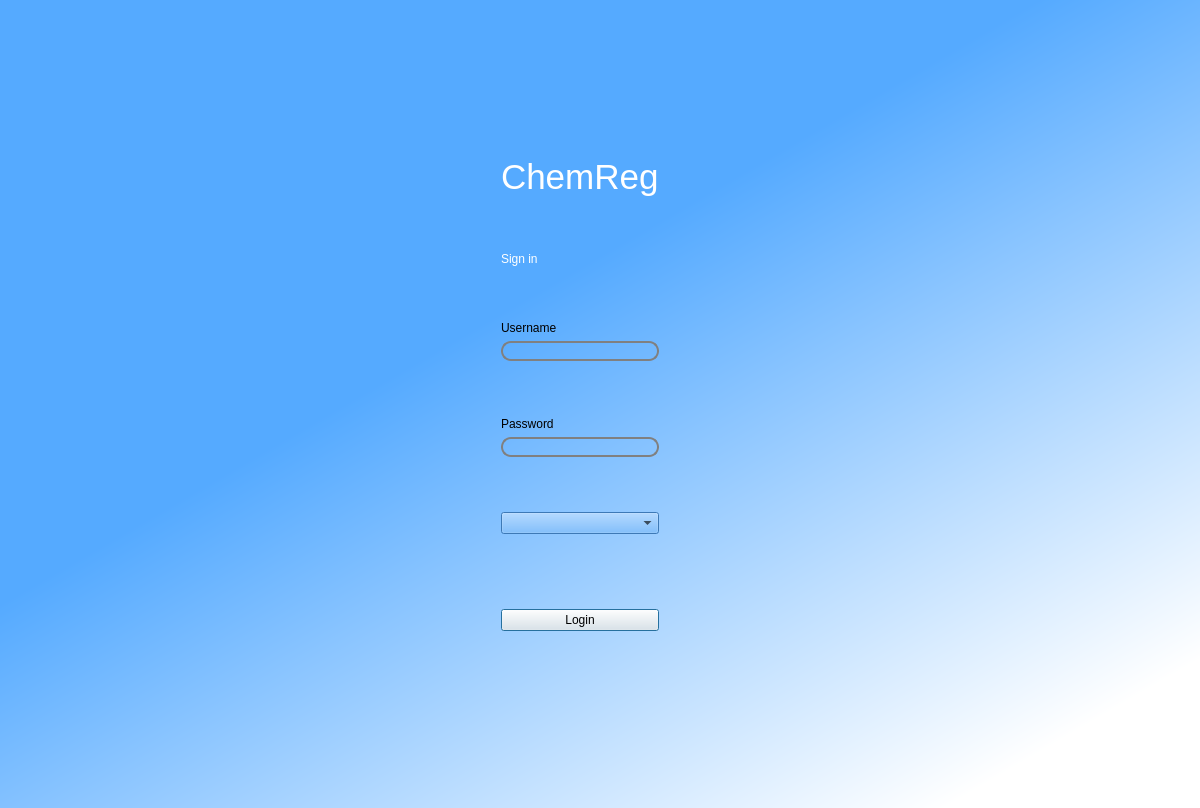
<?xml version="1.0" encoding="UTF-8"?>
<ui version="4.0">
 <class>Dialog</class>
 <widget class="QDialog" name="Dialog">
  <property name="geometry">
   <rect>
    <x>0</x>
    <y>0</y>
    <width>1200</width>
    <height>808</height>
   </rect>
  </property>
  <property name="windowTitle">
   <string>Dialog</string>
  </property>
  <property name="styleSheet">
   <string notr="true">QDialog#Dialog{
background-color: qlineargradient(spread:pad, x1:0.437811, y1:0.369, x2:0.9, y2:0.903409, stop:0 rgba(85, 170, 255, 255), stop:1 rgba(255, 255, 255, 255));
}

QLineEdit{
border: 2px solid gray;
border-radius: 10px;
}</string>
  </property>
  <layout class="QHBoxLayout" name="horizontalLayout">
   <item>
    <spacer name="horizontalSpacer_5">
     <property name="orientation">
      <enum>Qt::Horizontal</enum>
     </property>
     <property name="sizeHint" stdset="0">
      <size>
       <width>528</width>
       <height>20</height>
      </size>
     </property>
    </spacer>
   </item>
   <item>
    <widget class="QWidget" name="bgwidget" native="true">
     <property name="styleSheet">
      <string notr="true"/>
     </property>
     <layout class="QVBoxLayout" name="verticalLayout">
      <item>
       <spacer name="verticalSpacer_8">
        <property name="orientation">
         <enum>Qt::Vertical</enum>
        </property>
        <property name="sizeHint" stdset="0">
         <size>
          <width>20</width>
          <height>137</height>
         </size>
        </property>
       </spacer>
      </item>
      <item>
       <widget class="QLabel" name="label">
        <property name="font">
         <font>
          <pointsize>26</pointsize>
         </font>
        </property>
        <property name="styleSheet">
         <string notr="true">color: rgb(255, 255, 255);</string>
        </property>
        <property name="text">
         <string>ChemReg</string>
        </property>
       </widget>
      </item>
      <item>
       <spacer name="verticalSpacer_3">
        <property name="orientation">
         <enum>Qt::Vertical</enum>
        </property>
        <property name="sizeHint" stdset="0">
         <size>
          <width>20</width>
          <height>40</height>
         </size>
        </property>
       </spacer>
      </item>
      <item>
       <widget class="QLabel" name="label_2">
        <property name="styleSheet">
         <string notr="true">color: rgb(255, 255, 255);
font: 18pt &quot;MS Shell Dlg 2&quot;;
</string>
        </property>
        <property name="text">
         <string>Sign in</string>
        </property>
       </widget>
      </item>
      <item>
       <spacer name="verticalSpacer_6">
        <property name="orientation">
         <enum>Qt::Vertical</enum>
        </property>
        <property name="sizeHint" stdset="0">
         <size>
          <width>20</width>
          <height>44</height>
         </size>
        </property>
       </spacer>
      </item>
      <item>
       <widget class="QLabel" name="label_3">
        <property name="text">
         <string>Username</string>
        </property>
       </widget>
      </item>
      <item>
       <widget class="QLineEdit" name="usernamefield">
        <property name="styleSheet">
         <string notr="true">background-color:rgba(0,0,0,0);
font: 12pt &quot;MS Shell Dlg 2&quot;;</string>
        </property>
        <property name="clearButtonEnabled">
         <bool>false</bool>
        </property>
       </widget>
      </item>
      <item>
       <spacer name="verticalSpacer_4">
        <property name="orientation">
         <enum>Qt::Vertical</enum>
        </property>
        <property name="sizeHint" stdset="0">
         <size>
          <width>20</width>
          <height>43</height>
         </size>
        </property>
       </spacer>
      </item>
      <item>
       <widget class="QLabel" name="label_4">
        <property name="text">
         <string>Password</string>
        </property>
       </widget>
      </item>
      <item>
       <widget class="QLineEdit" name="passwordfield">
        <property name="styleSheet">
         <string notr="true">background-color:rgba(0,0,0,0);
font: 12pt &quot;MS Shell Dlg 2&quot;;</string>
        </property>
       </widget>
      </item>
      <item>
       <spacer name="verticalSpacer_2">
        <property name="orientation">
         <enum>Qt::Vertical</enum>
        </property>
        <property name="sizeHint" stdset="0">
         <size>
          <width>20</width>
          <height>47</height>
         </size>
        </property>
       </spacer>
      </item>
      <item>
       <widget class="QComboBox" name="server_cb">
        <property name="styleSheet">
         <string notr="true">background-color: rgba(85, 170, 255, 255)</string>
        </property>
       </widget>
      </item>
      <item>
       <spacer name="verticalSpacer_7">
        <property name="orientation">
         <enum>Qt::Vertical</enum>
        </property>
        <property name="sizeHint" stdset="0">
         <size>
          <width>20</width>
          <height>43</height>
         </size>
        </property>
       </spacer>
      </item>
      <item>
       <widget class="QLabel" name="errorlabel">
        <property name="styleSheet">
         <string notr="true">font: 10pt &quot;MS Shell Dlg 2&quot;; color:red</string>
        </property>
        <property name="text">
         <string/>
        </property>
       </widget>
      </item>
      <item>
       <widget class="QPushButton" name="login">
        <property name="styleSheet">
         <string notr="true">font: 18pt &quot;MS Shell Dlg 2&quot;;</string>
        </property>
        <property name="text">
         <string>Login</string>
        </property>
       </widget>
      </item>
      <item>
       <spacer name="verticalSpacer">
        <property name="orientation">
         <enum>Qt::Vertical</enum>
        </property>
        <property name="sizeHint" stdset="0">
         <size>
          <width>20</width>
          <height>157</height>
         </size>
        </property>
       </spacer>
      </item>
     </layout>
    </widget>
   </item>
   <item>
    <spacer name="horizontalSpacer_8">
     <property name="orientation">
      <enum>Qt::Horizontal</enum>
     </property>
     <property name="sizeHint" stdset="0">
      <size>
       <width>567</width>
       <height>20</height>
      </size>
     </property>
    </spacer>
   </item>
  </layout>
 </widget>
 <resources/>
 <connections/>
</ui>
